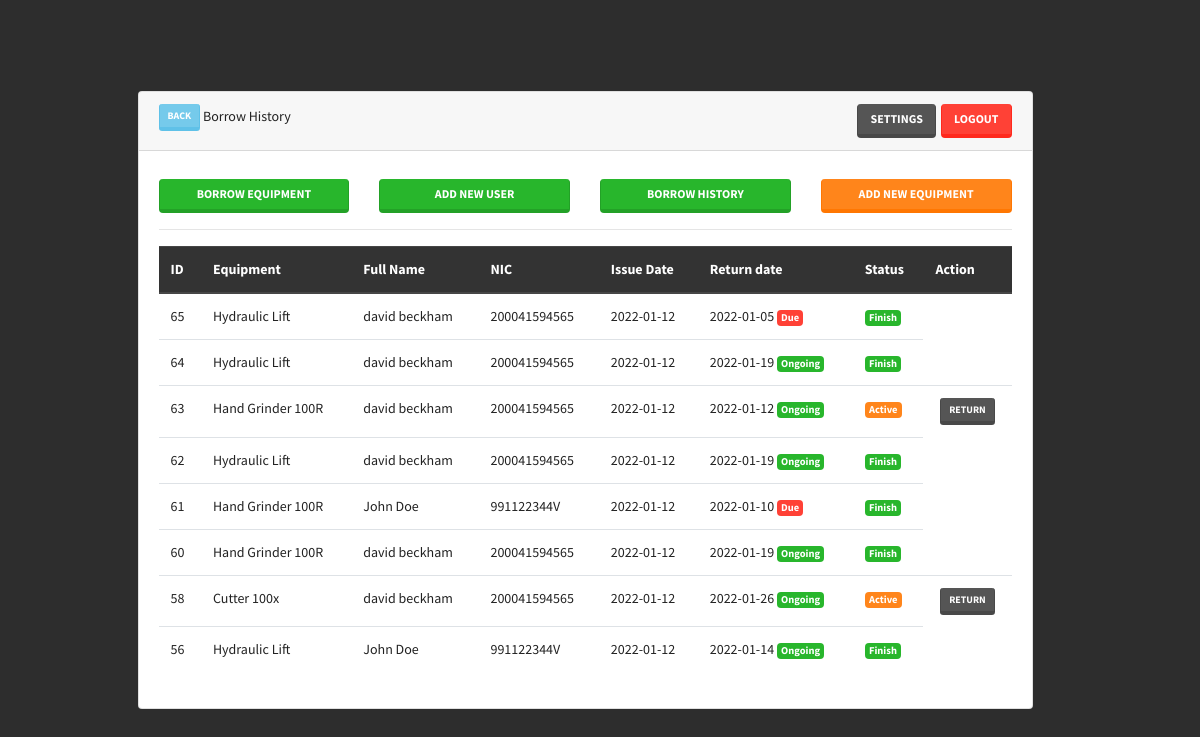
The app's page /borrow-history.php (signed in) with its own data.
### tables this page shows
CREATE TABLE `borrowequipment` (
  `id` int(11) NOT NULL,
  `equipmentid` varchar(255) DEFAULT NULL,
  `userid` varchar(255) DEFAULT NULL,
  `issuedate` varchar(255) DEFAULT NULL,
  `returndate` varchar(255) DEFAULT NULL,
  `status` varchar(255) DEFAULT 'pending'
);

CREATE TABLE `equipment` (
  `id` int(11) NOT NULL,
  `equipment` varchar(255) DEFAULT NULL,
  `manufacturer` varchar(255) DEFAULT NULL,
  `price` varchar(255) DEFAULT NULL,
  `category` varchar(255) DEFAULT NULL,
  `status` varchar(255) DEFAULT NULL
);

CREATE TABLE `user` (
  `userid` int(11) NOT NULL,
  `name` varchar(255) DEFAULT NULL,
  `mobile` varchar(255) DEFAULT NULL,
  `address` varchar(255) DEFAULT NULL,
  `nic` varchar(255) DEFAULT NULL
);

### borrow-history.php (the view, shortened to what this page needs)
<?php
require_once('database/connection.php');
$select_borrow_data = "SELECT * FROM `borrowequipment` ORDER BY id DESC";
$select_borrow_data_result = mysqli_query($con, $select_borrow_data);
?>
<!doctype html>
<html lang="en">
  <head>
    <link rel="stylesheet" href="css/bootstrap-color.min.css" >
    <link rel="stylesheet" href="css/main.css" >
  </head>
  <body>
    <div class="container d-flex h-100">
        <div class="row align-self-center w-100">
            <div class="col-10 mx-auto">
            <div class="card ">
                    <div class="card-header">
                        <a class="btn btn-info btn-sm" href="dashboard.php" role="button"> Back </a>
                        <span>Borrow History</span>
                        <a class="btn btn-danger" href="logout.php" role="button" style="float: right; margin-left:5px;">LOGOUT</a>
                        <a class="btn btn-dark" href="settings.php" role="button" style="float: right;">Settings</a>
                    </div>
                    <div class="card-body">
                      <div class="row text-center mt-2">
                          <div class="col-md-3 col-6"> <a class="btn btn-success btn-block" href="borrow-equipment.php" role="button">Borrow EQUIPMENT</a> </div>
                          <div class="col-md-3 col-6"> <a class="btn btn-success btn-block" href="add-user.php" role="button">Add new user</a> </div>
                          <div class="col-md-3 col-6"> <a class="btn btn-success btn-block" href="borrow-history.php" role="button">Borrow history</a> </div>
                          <div class="col-md-3 col-6"> <a class="btn btn-warning btn-block" href="add-equipment.php" role="button">Add new EQUIPMENT</a> </div>
                      </div>
                      <hr>
                      <div class="row">
                      <div class="col-12">
                            <table class="table" >
                                <thead class="thead-dark">
                                    <tr>
                                        <th scope="col">ID</th>
                                        <th scope="col">Equipment</th>
                                        <th scope="col">Full Name</th>
                                        <th scope="col">NIC</th>
                                        <th scope="col">Issue Date</th>
                                        <th scope="col">Return date</th>
                                        <th scope="col">Status </th>
                                        <th scope="col">Action</th>
                                    </tr>
                                </thead>
                                <tbody>
                                    <?php
                                        while($row_borrow_data = mysqli_fetch_assoc($select_borrow_data_result)){
                                            $equipmentid  = $row_borrow_data['equipmentid'];
                                            $select_all_equipment = "SELECT * FROM `equipment` WHERE id = '$equipmentid' ORDER BY id DESC LIMIT 1";
                                            $select_all_equipment_result = mysqli_query($con, $select_all_equipment);
                                            $row_equipments = mysqli_fetch_assoc($select_all_equipment_result);
                                            $equipment_title = $row_equipments['equipment'];
                                            $userid = $row_borrow_data['userid'];
                                            $select_all_users = "SELECT * FROM `user` WHERE userid = '$userid' ORDER BY userid DESC LIMIT 1";
                                            $select_all_user_result = mysqli_query($con, $select_all_users);
                                            $row_users = mysqli_fetch_assoc($select_all_user_result);
                                            $user_name = $row_users['name'];
                                            $user_nic = $row_users['nic'];
                                            ?>
                                            <tr>
                                                <td><?php echo $row_borrow_data['id']; ?></td>
                                                <td><?php echo $equipment_title; ?></td>
                                                <td><?php echo $user_name; ?></td>
                                                <td><?php echo $user_nic; ?></td>
                                                <td><?php echo $row_borrow_data['issuedate']; ?></td>
                                                <td><?php echo $row_borrow_data['returndate'];
                                                $today = date('Y-m-d');
                                                $returnday = $row_borrow_data['returndate'];
                                                $datetime1 = strtotime($today);
                                                $datetime2 = strtotime($returnday);
                                                $calculate_seconds = $datetime2 - $datetime1;
                                                $days = floor($calculate_seconds / (24 * 60 * 60 ));
                                                if($days < 0){
                                                    ?> <span class="badge badge-danger"> Due  </span> <?php
                                                }else{
                                                    ?> <span class="badge badge-success"> Ongoing  </span> <?php
                                                }
 ?></td>
                                                <td> <?php
                                                if($row_borrow_data['status'] == 'finish'){
                                                    ?> <span class="badge badge-success"> Finish  </span> <?php
                                                }else{
                                                    ?> <span class="badge badge-warning"> Active  </span> <?php
                                                }
                                                ?> </td>
                                                <?php
                                                 if($row_borrow_data['status'] != 'finish'){
                                                    ?> <td align="center"> <a class="btn btn-dark btn-sm" href="borrow-return.php?id=<?php echo $row_borrow_data['id']; ?>" role="button">Return</a> </td> <?php
                                                }
                                                ?>
                                            </tr>
                                            <?php
                                        }
                                    ?>
                                </tbody>
                            </table>
                            </div>
                      </div>
                    </div>
                </div>
            </div>
        </div>
    </div>
  </body>
</html>

### css/main.css (style rules this page uses)
body,html { height: 100%; background-color: #2d2d2d; }

### records on screen
borrowequipment: id "65", equipmentid.equipment "Hydraulic Lift", userid.name "david beckham", userid.nic "200041594565", issuedate "2022-01-12", returndate "2022-01-05", shows "Due", status "Finish"
borrowequipment: id "64", equipmentid.equipment "Hydraulic Lift", userid.name "david beckham", userid.nic "200041594565", issuedate "2022-01-12", returndate "2022-01-19", shows "Ongoing", status "Finish"
borrowequipment: id "63", equipmentid.equipment "Hand Grinder 100R", userid.name "david beckham", userid.nic "200041594565", issuedate "2022-01-12", returndate "2022-01-12", shows "Ongoing", status "Active"
borrowequipment: id "62", equipmentid.equipment "Hydraulic Lift", userid.name "david beckham", userid.nic "200041594565", issuedate "2022-01-12", returndate "2022-01-19", shows "Ongoing", status "Finish"
borrowequipment: id "61", equipmentid.equipment "Hand Grinder 100R", userid.name "John Doe", userid.nic "991122344V", issuedate "2022-01-12", returndate "2022-01-10", shows "Due", status "Finish"
borrowequipment: id "60", equipmentid.equipment "Hand Grinder 100R", userid.name "david beckham", userid.nic "200041594565", issuedate "2022-01-12", returndate "2022-01-19", shows "Ongoing", status "Finish"
borrowequipment: id "58", equipmentid.equipment "Cutter 100x", userid.name "david beckham", userid.nic "200041594565", issuedate "2022-01-12", returndate "2022-01-26", shows "Ongoing", status "Active"
borrowequipment: id "56", equipmentid.equipment "Hydraulic Lift", userid.name "John Doe", userid.nic "991122344V", issuedate "2022-01-12", returndate "2022-01-14", shows "Ongoing", status "Finish"
